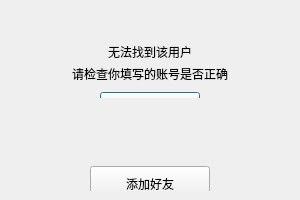
<?xml version="1.0" encoding="UTF-8"?>
<ui version="4.0">
 <class>StatusDialog</class>
 <widget class="QDialog" name="StatusDialog">
  <property name="geometry">
   <rect>
    <x>0</x>
    <y>0</y>
    <width>300</width>
    <height>200</height>
   </rect>
  </property>
  <property name="minimumSize">
   <size>
    <width>300</width>
    <height>200</height>
   </size>
  </property>
  <property name="maximumSize">
   <size>
    <width>300</width>
    <height>200</height>
   </size>
  </property>
  <property name="windowTitle">
   <string>StatusDialog</string>
  </property>
  <layout class="QVBoxLayout" name="verticalLayout">
   <property name="spacing">
    <number>0</number>
   </property>
   <property name="leftMargin">
    <number>0</number>
   </property>
   <property name="topMargin">
    <number>0</number>
   </property>
   <property name="rightMargin">
    <number>0</number>
   </property>
   <property name="bottomMargin">
    <number>0</number>
   </property>
   <!-- ========== loading 模式 ========== -->
   <item>
    <widget class="QLabel" name="loading_label">
     <property name="text">
      <string/>
     </property>
    </widget>
   </item>
   <!-- ========== fail 模式 ========== -->
   <item>
    <widget class="QWidget" name="fail_widget" native="true">
     <layout class="QVBoxLayout" name="fail_layout">
      <item>
       <spacer name="fail_top_spacer">
        <property name="orientation">
         <enum>Qt::Vertical</enum>
        </property>
        <property name="sizeType">
         <enum>QSizePolicy::Fixed</enum>
        </property>
        <property name="sizeHint" stdset="0">
         <size>
          <width>20</width>
          <height>20</height>
         </size>
        </property>
       </spacer>
      </item>
      <item>
       <widget class="QLabel" name="fail_tip">
        <property name="minimumSize">
         <size>
          <width>0</width>
          <height>25</height>
         </size>
        </property>
        <property name="maximumSize">
         <size>
          <width>16777215</width>
          <height>25</height>
         </size>
        </property>
        <property name="text">
         <string>无法找到该用户</string>
        </property>
        <property name="alignment">
         <set>Qt::AlignCenter</set>
        </property>
       </widget>
      </item>
      <item>
       <widget class="QLabel" name="fail_tip_2">
        <property name="minimumSize">
         <size>
          <width>0</width>
          <height>25</height>
         </size>
        </property>
        <property name="maximumSize">
         <size>
          <width>16777215</width>
          <height>25</height>
         </size>
        </property>
        <property name="text">
         <string>请检查你填写的账号是否正确</string>
        </property>
        <property name="alignment">
         <set>Qt::AlignCenter</set>
        </property>
       </widget>
      </item>
      <item>
       <widget class="QWidget" name="fail_btn_widget" native="true">
        <layout class="QHBoxLayout" name="fail_btn_layout">
         <item>
          <spacer name="fail_btn_left_spacer">
           <property name="orientation">
            <enum>Qt::Horizontal</enum>
           </property>
           <property name="sizeHint" stdset="0">
            <size>
             <width>40</width>
             <height>20</height>
            </size>
           </property>
          </spacer>
         </item>
         <item>
          <widget class="QPushButton" name="sure_btn">
           <property name="minimumSize">
            <size>
             <width>100</width>
             <height>30</height>
            </size>
           </property>
           <property name="maximumSize">
            <size>
             <width>100</width>
             <height>30</height>
            </size>
           </property>
           <property name="text">
            <string>确定</string>
           </property>
          </widget>
         </item>
         <item>
          <spacer name="fail_btn_right_spacer">
           <property name="orientation">
            <enum>Qt::Horizontal</enum>
           </property>
           <property name="sizeHint" stdset="0">
            <size>
             <width>40</width>
             <height>20</height>
            </size>
           </property>
          </spacer>
         </item>
        </layout>
       </widget>
      </item>
     </layout>
    </widget>
   </item>
   <!-- ========== success 模式 ========== -->
   <item>
    <widget class="QWidget" name="success_widget" native="true">
     <layout class="QVBoxLayout" name="success_layout">
      <item>
       <widget class="QWidget" name="success_info_widget" native="true">
        <layout class="QHBoxLayout" name="success_info_layout">
         <item>
          <widget class="QLabel" name="head_label">
           <property name="minimumSize">
            <size>
             <width>50</width>
             <height>50</height>
            </size>
           </property>
           <property name="maximumSize">
            <size>
             <width>50</width>
             <height>50</height>
            </size>
           </property>
           <property name="text">
            <string/>
           </property>
          </widget>
         </item>
         <item>
          <widget class="QLabel" name="name_label">
           <property name="minimumSize">
            <size>
             <width>0</width>
             <height>0</height>
            </size>
           </property>
           <property name="maximumSize">
            <size>
             <width>50</width>
             <height>50</height>
            </size>
           </property>
           <property name="text">
            <string/>
           </property>
          </widget>
         </item>
         <item>
          <spacer name="success_info_spacer">
           <property name="orientation">
            <enum>Qt::Horizontal</enum>
           </property>
           <property name="sizeHint" stdset="0">
            <size>
             <width>199</width>
             <height>20</height>
            </size>
           </property>
          </spacer>
         </item>
        </layout>
       </widget>
      </item>
      <item>
       <widget class="QWidget" name="success_btn_widget" native="true">
        <layout class="QHBoxLayout" name="success_btn_layout">
         <item>
          <spacer name="success_btn_left_spacer">
           <property name="orientation">
            <enum>Qt::Horizontal</enum>
           </property>
           <property name="sizeHint" stdset="0">
            <size>
             <width>40</width>
             <height>20</height>
            </size>
           </property>
          </spacer>
         </item>
         <item>
          <widget class="QPushButton" name="add_friend_btn">
           <property name="minimumSize">
            <size>
             <width>120</width>
             <height>35</height>
            </size>
           </property>
           <property name="maximumSize">
            <size>
             <width>120</width>
             <height>35</height>
            </size>
           </property>
           <property name="text">
            <string>添加好友</string>
           </property>
          </widget>
         </item>
         <item>
          <spacer name="success_btn_right_spacer">
           <property name="orientation">
            <enum>Qt::Horizontal</enum>
           </property>
           <property name="sizeHint" stdset="0">
            <size>
             <width>40</width>
             <height>20</height>
            </size>
           </property>
          </spacer>
         </item>
        </layout>
       </widget>
      </item>
     </layout>
    </widget>
   </item>
  </layout>
 </widget>
 <resources/>
 <connections>
  <connection>
   <sender>sure_btn</sender>
   <signal>clicked()</signal>
   <receiver>StatusDialog</receiver>
   <slot>on_sure_btn_clicked()</slot>
   <hints>
    <hint type="sourcelabel">
     <x>150</x>
     <y>140</y>
    </hint>
    <hint type="destinationlabel">
     <x>150</x>
     <y>100</y>
    </hint>
   </hints>
  </connection>
  <connection>
   <sender>add_friend_btn</sender>
   <signal>clicked()</signal>
   <receiver>StatusDialog</receiver>
   <slot>on_add_friend_btn_clicked()</slot>
   <hints>
    <hint type="sourcelabel">
     <x>150</x>
     <y>160</y>
    </hint>
    <hint type="destinationlabel">
     <x>150</x>
     <y>100</y>
    </hint>
   </hints>
  </connection>
 </connections>
 <slots>
  <slot>on_sure_btn_clicked()</slot>
  <slot>on_add_friend_btn_clicked()</slot>
 </slots>
</ui>
